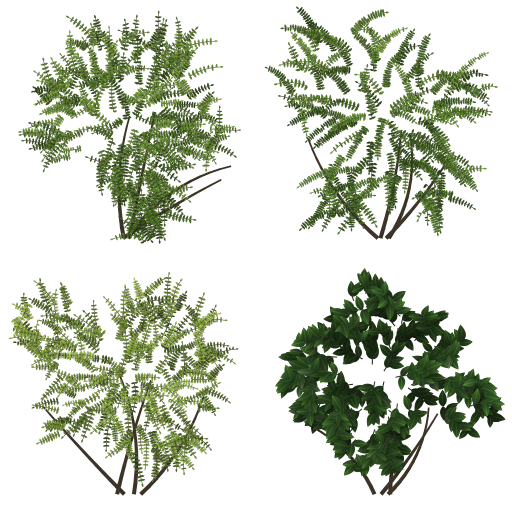
#> input picture godot3d/art/tex/foliage/canopy_atlas_albedo.png, 1024 x 1024 px, found by its file name (shown at 1/2 size)
$ python foliage_lift.py
#> lines starting #> are read from the running program, lines starting #| are printed output that depends on the picture; after the words box and inside, x2 and y2 are one past the last pixel; in counts of white or black regions, pixels touching at a corner belong together
#!/usr/bin/env python3
"""Levanta la luminancia de la celda 3 (hojas anchas) del atlas de copas.
La celda salía casi negra (lum media 43/255, 16 % de texels < 30) y, multiplicada por la oclusión del
color de vértice, se veía como bloques negros en el teléfono. Idempotente: no vuelve a levantar si ya está.
Ejecutar DESPUÉS de foliage.py:  python3 tools/texgen/foliage_lift.py
"""
import numpy as np
from PIL import Image

PATH = "art/tex/foliage/canopy_atlas_albedo.png"
GAMMA = 0.62          # <1 aclara los oscuros sin quemar los claros
TARGET_MIN_MEAN = 70  # si la celda ya supera esto, no se toca

im = np.array(Image.open(PATH).convert("RGBA"))
#> im is the input picture: shape (1024, 1024, 4); mean R, G, B, A 68.2, 90.1, 37.5, 68.8
cell = im[512:1024, 512:1024].astype(np.float32)
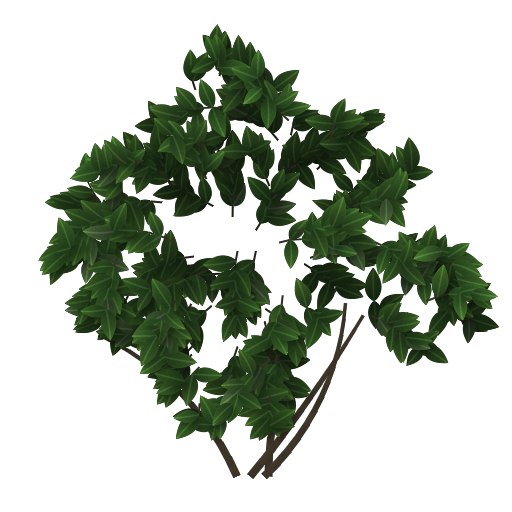
#> cell: shape (512, 512, 4) float32; mean R, G, B, A 43.6, 67.2, 30.1, 83; transparent parts drawn white
op = cell[..., 3] >= 128
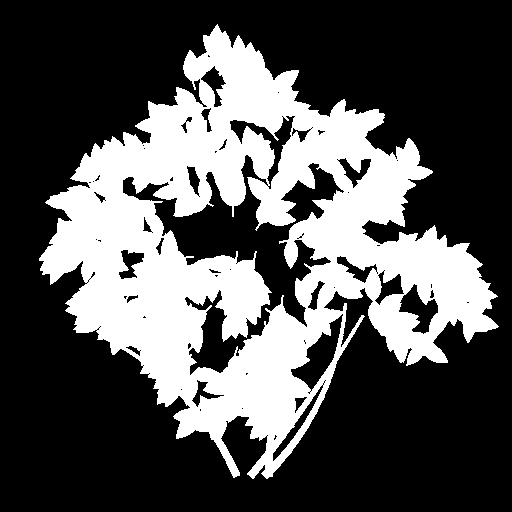
#> op: shape (512, 512) bool; 32.6% white; 1 white region, box (x1, y1, x2, y2) and area: (39, 24, 499, 479) 85340
mean = cell[..., :3].mean(2)[op].mean()
#> mean = 42.67
if mean >= TARGET_MIN_MEAN:
    print("celda 3 ya levantada (lum media %.0f), nada que hacer" % mean)
else:
    rgb = (cell[..., :3] / 255.0) ** GAMMA * 255.0
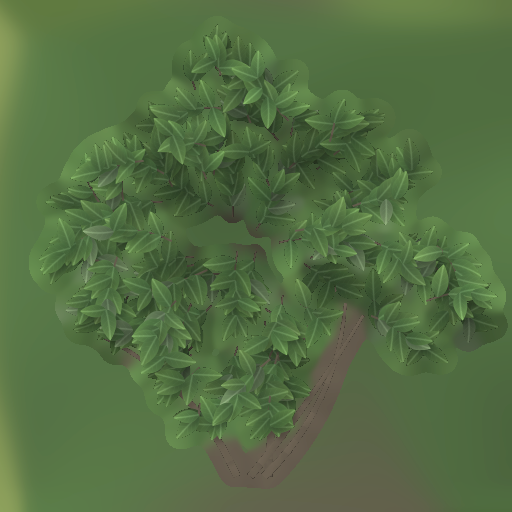
#> rgb: shape (512, 512, 3) float32; mean R, G, B 84.6, 110.9, 67.5
    # los texels transparentes también se levantan para que los mipmaps no los mezclen más oscuros
    cell[..., :3] = rgb
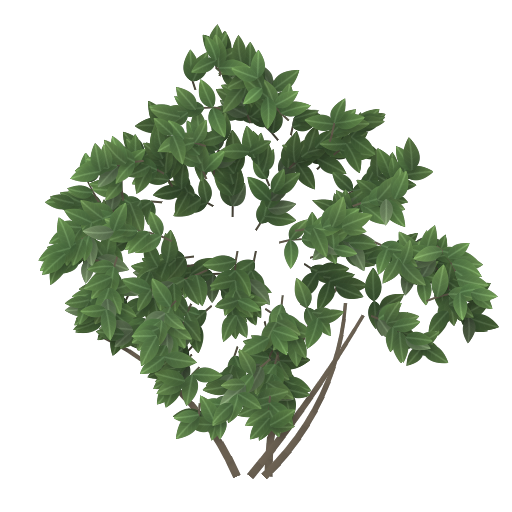
#> cell: shape (512, 512, 4) float32; mean R, G, B, A 84.6, 110.9, 67.5, 83; transparent parts drawn white
    im[512:1024, 512:1024] = np.clip(cell, 0, 255).astype(np.uint8)
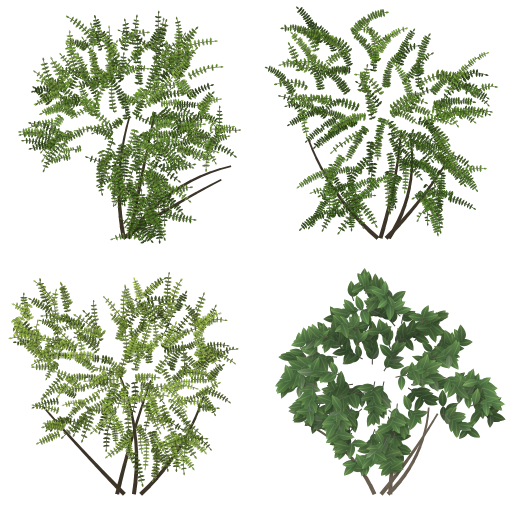
#> im: shape (1024, 1024, 4) (shown at 1/2 size); mean R, G, B, A 78.4, 100.9, 46.7, 68.8; transparent parts drawn white
    Image.fromarray(im, "RGBA").save(PATH, optimize=True)
    new = cell[..., :3].mean(2)[op].mean()
#> new = 82.13
    print("celda 3: lum media %.0f -> %.0f" % (mean, new))
#| celda 3: lum media 43 -> 82

$ run again, with godot3d/art/tex/foliage/garden_atlas_albedo.png copied over godot3d/art/tex/foliage/canopy_atlas_albedo.png
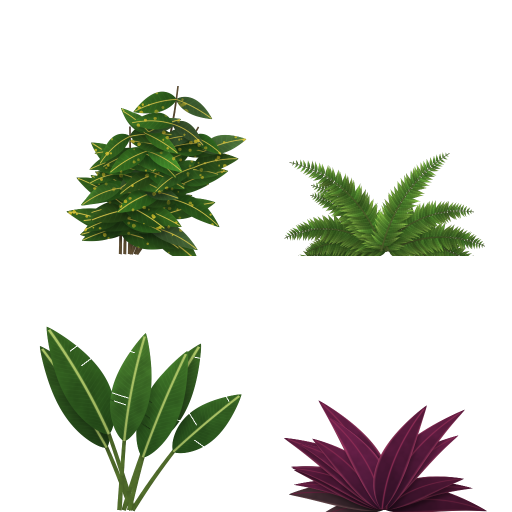
#> input picture godot3d/art/tex/foliage/garden_atlas_albedo.png, 1024 x 1024 px, found by its file name (shown at 1/2 size)
#> im is the input picture: shape (1024, 1024, 4); mean R, G, B, A 66.5, 81.7, 38.8, 51.8
#> `op = cell[..., 3] >= 128`:
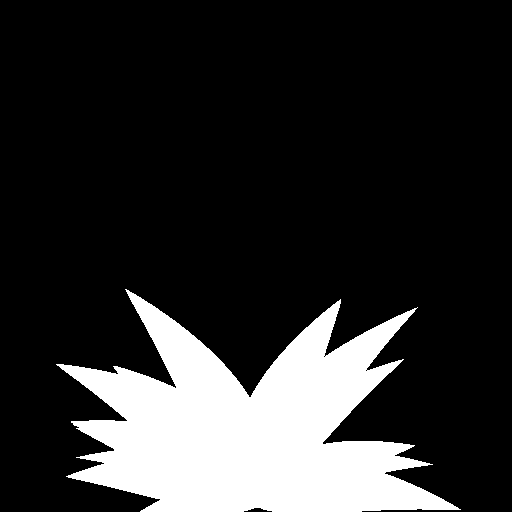
#> op: shape (512, 512) bool; 18.1% white; 1 white region, box (x1, y1, x2, y2) and area: (56, 289, 461, 512) 47339
#> mean = 54.84
#> `im[512:1024, 512:1024] = np.clip(cell, 0, 255).astype(np.uint8)`:
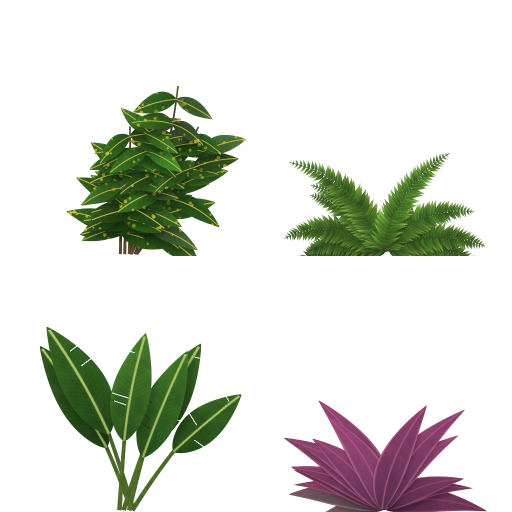
#> im: shape (1024, 1024, 4) (shown at 1/2 size); mean R, G, B, A 77.2, 91.4, 49.3, 51.8; transparent parts drawn white
#> new = 95.35
#| celda 3: lum media 55 -> 95
